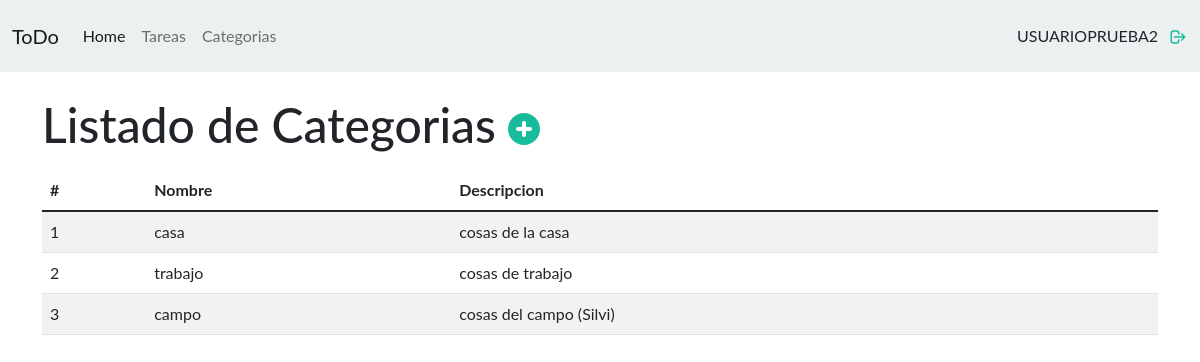
The page /categories/ (signed in) on the database its author committed.
### apps/app/models.py (models this page shows, shortened)
class Category(models.Model):
    name=models.CharField(max_length=50)
    description=models.TextField()

### apps/app/views.py (the view)
# urls.py: path('categories/', login_required(views.Categories), name='categories'),
def Categories(request):
    categoriesList = Category.objects.all();
    return render(request, 'listCategories.html', { 'listCat': categoriesList})

### apps/app/templates/listCategories.html
{% extends "./base.html" %}
{% block body %}
<div class="">
    <div class="d-flex align-items-center">
        <h1>Listado de Categorias</h1>
        <div class="mx-2">
            <a href="{% url 'addCategory' %}">
            <svg xmlns="http://www.w3.org/2000/svg" class="" style="height: 40px;" viewBox="0 0 20 20" fill="currentColor">
                <path fill-rule="evenodd" d="M10 18a8 8 0 100-16 8 8 0 000 16zm1-11a1 1 0 10-2 0v2H7a1 1 0 100 2h2v2a1 1 0 102 0v-2h2a1 1 0 100-2h-2V7z" clip-rule="evenodd" />
              </svg>
            </a>
        </div>
    </div>
    {% if listCat %}
    <div class="table-responsive py-2">
        <table class="table table-striped tablaG">
            <thead>
                <tr>
                    <th>#</th>
                    <th>Nombre</th>
                    <th>Descripcion</th>
                </tr>
            </thead>
            <tbody>
                {% for c in listCat %}
                <tr>
                    <td>{{ forloop.counter }}</td>
                    <td>{{ c.name }}</td>
                    <td>{{ c.description }}</td>
                </tr>
                {% endfor %}
            </tbody>
        </table>
    </div>
    {% else %}
    <div class="text-center mt-5">
        <p>TODAVIA NO HAY CATEGORIAS CARGADAS</p>
    </div>
    {% endif %}
</div>
{% endblock %}

### apps/app/templates/navbar.html (shortened to what this page needs)
{% block nav %}
<nav class="navbar navbar-expand-lg navbar-light bg-light">
    <div class="container-fluid">
      <a class="navbar-brand" href="#">ToDo</a>
      <div class="collapse navbar-collapse" id="navbarTogglerDemo02">
        <ul class="navbar-nav me-auto mb-2 mb-lg-0">
          <li class="nav-item">
            <a class="nav-link active" aria-current="page" href="{% url 'home' %}">Home</a>
          </li>
          <li class="nav-item {% if request.path == url %}active{% endif %}">
            <a href="{% url 'tasks' %}" class="nav-link">Tareas</a>
          </li>
          <li class="nav-item {% if request.path == url %}active{% endif %}">
            <a href="{% url 'categories' %}" class="nav-link ">Categorias</a>
          </li>
        </ul>
        <div class="d-flex">
            {% if user.is_authenticated %}
            <span class="text-uppercase">{{ user.username }}</span>
            <a style="margin-left: 10px; padding-bottom: 1px;"  href="{% url 'logout' %}">
                <svg height="18px" width="20px" fill="none" stroke="currentColor" viewBox="0 0 24 24" xmlns="http://www.w3.org/2000/svg">
                    <path stroke-linecap="round" stroke-linejoin="round" stroke-width="2" d="M17 16l4-4m0 0l-4-4m4 4H7m6 4v1a3 3 0 01-3 3H6a3 3 0 01-3-3V7a3 3 0 013-3h4a3 3 0 013 3v1">
                    </path>
                </svg>
            </a>
            {% else %}
              <a class="btn btn-info" href="{% url 'login' %}">Iniciar Sesion</a>
            {% endif %}
        </div>
      </div>
    </div>
  </nav>
{% endblock %}

### rows shown on the page
Category: name "casa", description "cosas de la casa"
Category: name "trabajo", description "cosas de trabajo"
Category: name "campo", description "cosas del campo (Silvi)"

### other values the page prints
{{ user.username }} "USUARIOPRUEBA2"
